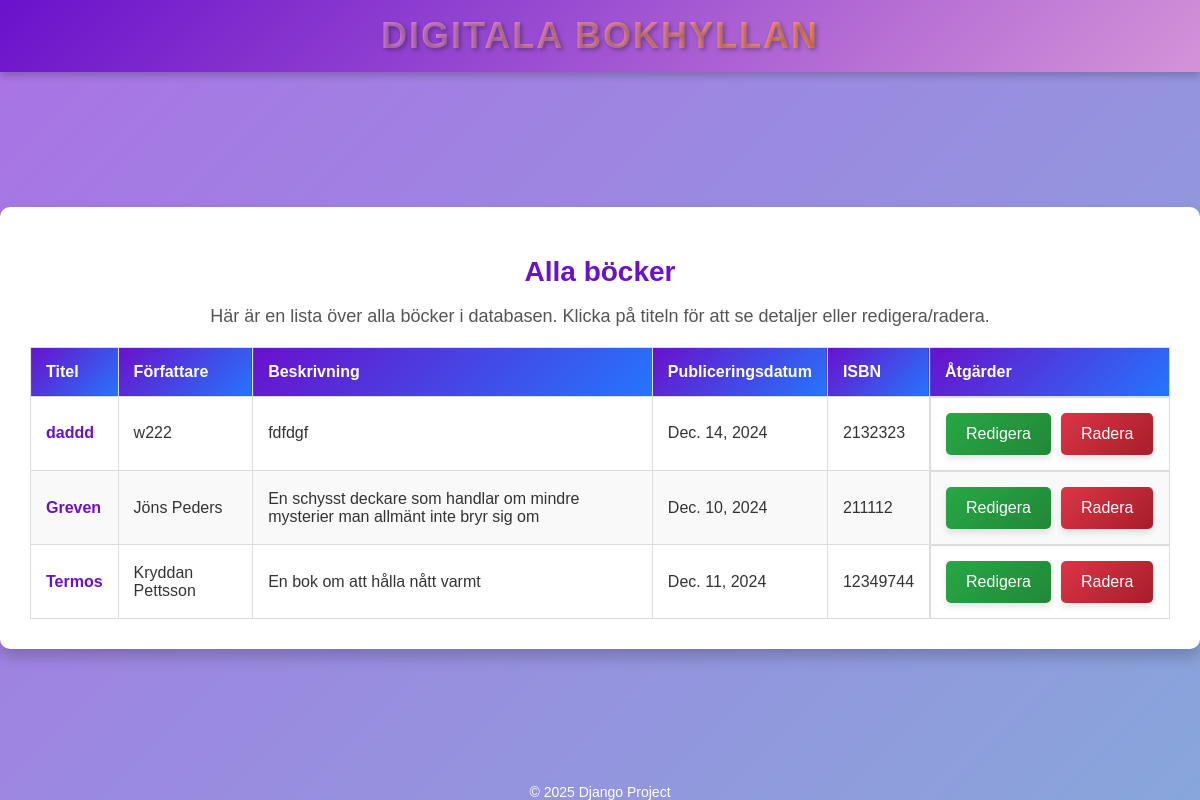
/api/books/, run on an earlier commit of the app's database.
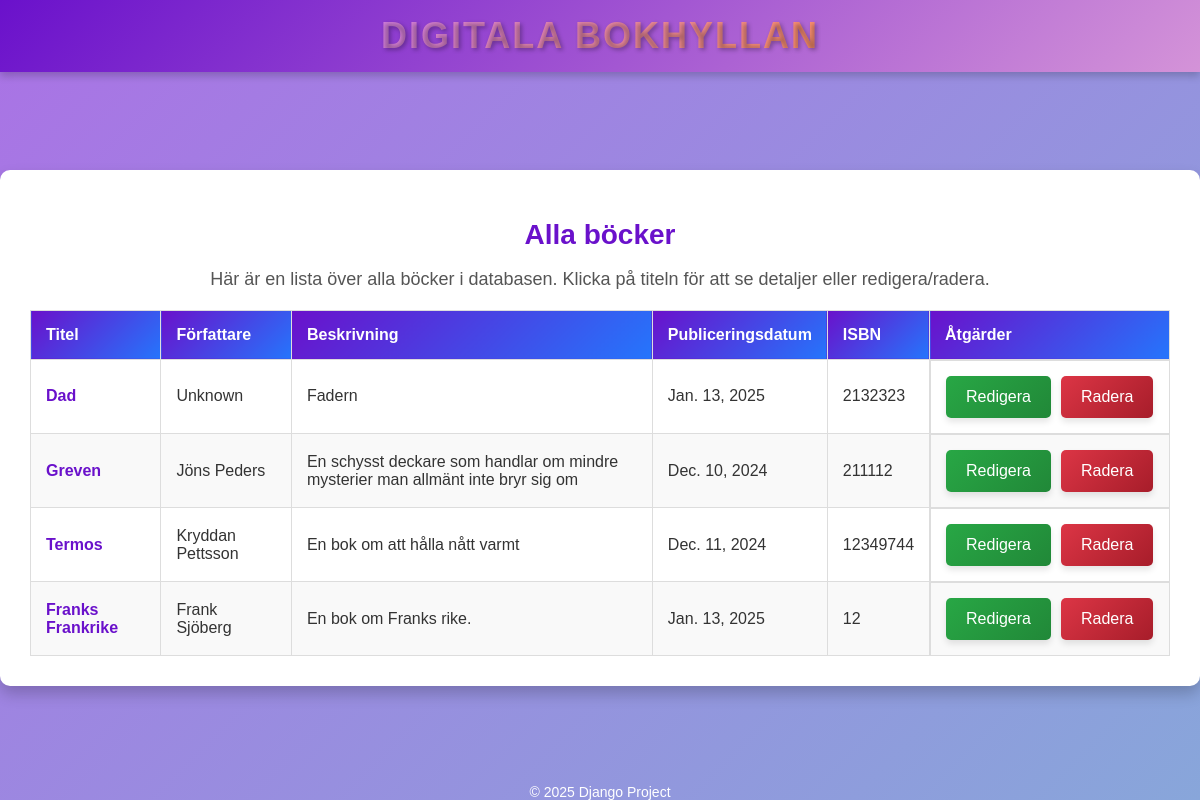
And on a later commit of the database.
### books/models.py (models this page shows, shortened)
class Book(models.Model):
    title = models.CharField(max_length=200)
    author = models.CharField(max_length=100)
    description = models.TextField(blank=True, null=True)
    published_date = models.DateField()
    isbn = models.CharField(max_length=13, unique=True)
    created_at = models.DateTimeField(auto_now_add=True)
    updated_at = models.DateTimeField(auto_now=True)

### books/views.py (the view)
# urls.py: path('books/', book_list, name='book-list'),  # Lista alla böcker
def book_list(request):
    books = Book.objects.all()  # Hämtar alla böcker från databasen
    return render(request, 'books/book_list.html', {'books': books})

### books/templates/books/book_list.html (shortened to what this page needs)
{% extends 'books/base.html' %}
{% block content %}
<div class="booklist-container">
    <h1 class="main-title">Alla böcker</h1>
    <p class="description">Här är en lista över alla böcker i databasen. Klicka på titeln för att se detaljer eller redigera/radera.</p>
    <table class="book-table">
        <thead>
            <tr>
                <th>Titel</th>
                <th>Författare</th>
                <th>Beskrivning</th>
                <th>Publiceringsdatum</th>
                <th>ISBN</th>
                <th>Åtgärder</th>
            </tr>
        </thead>
        <tbody>
            {% for book in books %}
            <tr>
                <td><a href="{% url 'book-detail' pk=book.id %}" class="table-link">{{ book.title }}</a></td>
                <td>{{ book.author }}</td>
                <td>{{ book.description }}</td>
                <td>{{ book.published_date }}</td>
                <td>{{ book.isbn }}</td>
                <td class="actions">
                    <a href="{% url 'edit-book' pk=book.id %}" class="btn edit-btn">Redigera</a>
                    <form action="{% url 'delete-book' pk=book.id %}" method="post" class="inline-form">
                        <button type="submit" class="btn delete-btn" onclick="return confirm('Är du säker på att du vill radera denna bok?')">Radera</button>
                    </form>
                </td>
            </tr>
            {% empty %}
            <tr>
                <td colspan="6" class="empty-message">Inga böcker finns tillgängliga.</td>
            </tr>
            {% endfor %}
        </tbody>
    </table>
</div>
{% endblock %}

### books/templates/books/base.html (shortened to what this page needs)
<!DOCTYPE html>
<html lang="en">
<head>
    {% load static %}
    <link rel="stylesheet" href="{% static 'books/styles.css' %}">
</head>
<body>
    <div class="site-title">
        <h1>Digitala Bokhyllan</h1>
    </div>
    <main>
        {% block content %}{% endblock %}
    </main>
    <footer>
        <p>&copy; 2025 Django Project</p>
    </footer>
</body>
</html>

### books/static/books/styles.css (style rules this page uses)
body { font-family: Arial, sans-serif; background: linear-gradient(135deg, #aa72e5, #88a6da); color: #333; margin: 0; display: flex; flex-direction: column; min-height: 100vh; }
main { flex: 1; display: flex; justify-content: center; align-items: center; }
.main-title { color: #6a11cb; font-size: 32px; text-align: center; margin-bottom: 15px; }
.description { font-size: 18px; text-align: center; color: #555; margin-bottom: 20px; }
.btn { display: inline-block; padding: 10px 20px; font-size: 16px; text-align: center; text-decoration: none; color: white; background: linear-gradient(135deg, #6a11cb, #2575fc); border-radius: 5px; cursor: pointer; transition: background 0.3s ease; }
footer p { margin: 0; font-size: 14px; color: #ffffff; text-align: center; }
.booklist-container { max-width: 1200px; margin: 40px auto; padding: 30px; background: #ffffff; border-radius: 10px; box-shadow: 0 8px 15px rgba(0, 0, 0, 0.2); }
.book-table { width: 100%; border-collapse: collapse; font-size: 16px; margin-top: 20px; }
.book-table th { background: linear-gradient(135deg, #6a11cb, #2575fc); color: white; padding: 15px; text-align: left; border: 1px solid #ddd; font-weight: bold; }
.book-table td { padding: 15px; border: 1px solid #ddd; vertical-align: middle; color: #333; }
.book-table tr:nth-child(even) { background: #f9f9f9; }
.table-link { color: #6a11cb; font-weight: bold; text-decoration: none; }
.actions { display: flex; gap: 10px; }
.btn { display: inline-block; padding: 10px 15px; font-size: 14px; text-align: center; text-decoration: none; color: white; background: linear-gradient(135deg, #6a11cb, #2575fc); border-radius: 5px; cursor: pointer; transition: background 0.3s ease; border: none; }
.edit-btn { background: linear-gradient(135deg, #28a745, #218838); }
.delete-btn { background: linear-gradient(135deg, #dc3545, #a71d2a); }
.main-title { color: #6a11cb; font-size: 28px; text-align: center; margin-bottom: 15px; }
.btn { display: inline-block; padding: 12px 20px; font-size: 16px; color: #fff; text-align: center; text-decoration: none; border-radius: 5px; cursor: pointer; transition: background 0.3s ease, box-shadow 0.3s ease; box-shadow: 0 4px 6px rgba(0, 0, 0, 0.1); }
.main-title { font-size: 28px; color: #6a11cb; text-align: center; margin-bottom: 15px; }
.description { font-size: 18px; color: #555; text-align: center; margin-bottom: 20px; }
.site-title { background: linear-gradient(135deg, #6a11cb, #d493d8); color: white; display: flex; align-items: center; justify-content: center; padding: 15px 20px; box-shadow: 0 4px 8px rgba(0, 0, 0, 0.2); position: relative; z-index: 1; overflow: hidden; }
.site-title h1 { font-size: 36px; margin: 0; font-weight: bold; text-transform: uppercase; letter-spacing: 2px; background: linear-gradient(135deg, #ce7cde, #ff9068); -webkit-background-clip: text; -webkit-text-fill-color: transparent; text-shadow: 2px 2px 4px rgba(0, 0, 0, 0.3); animation: glow 3s infinite alternate; }

What changed in the data, as far as the page shows it:
changed Book: title "daddd" → "Dad"; author "w222" → "Unknown"; description "fdfdgf" → "Fadern"; published_date "Dec. 14, 2024" → "Jan. 13, 2025"
added Book: title "Franks Frankrike", author "Frank Sjöberg", description "En bok om Franks rike.", published_date "Jan. 13, 2025", isbn "12"
